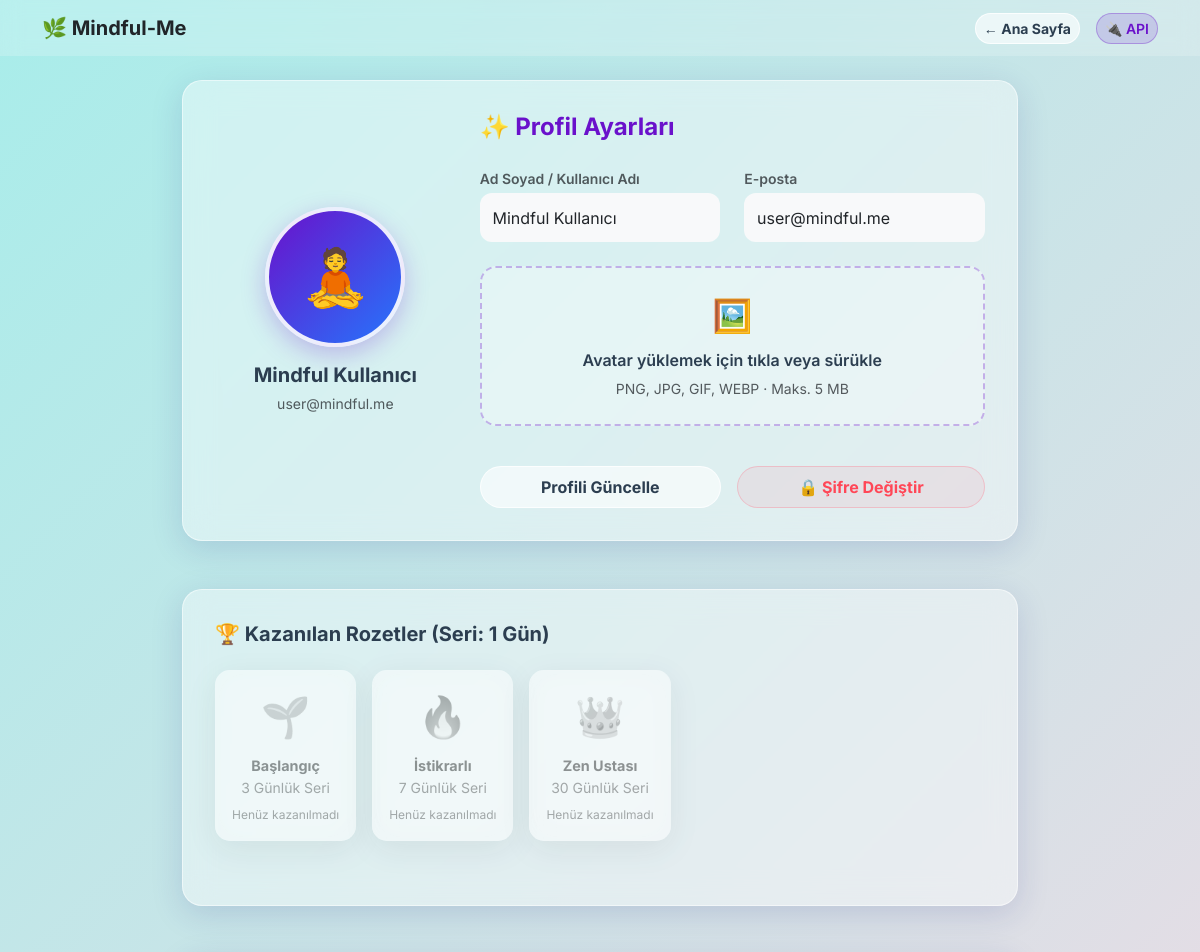
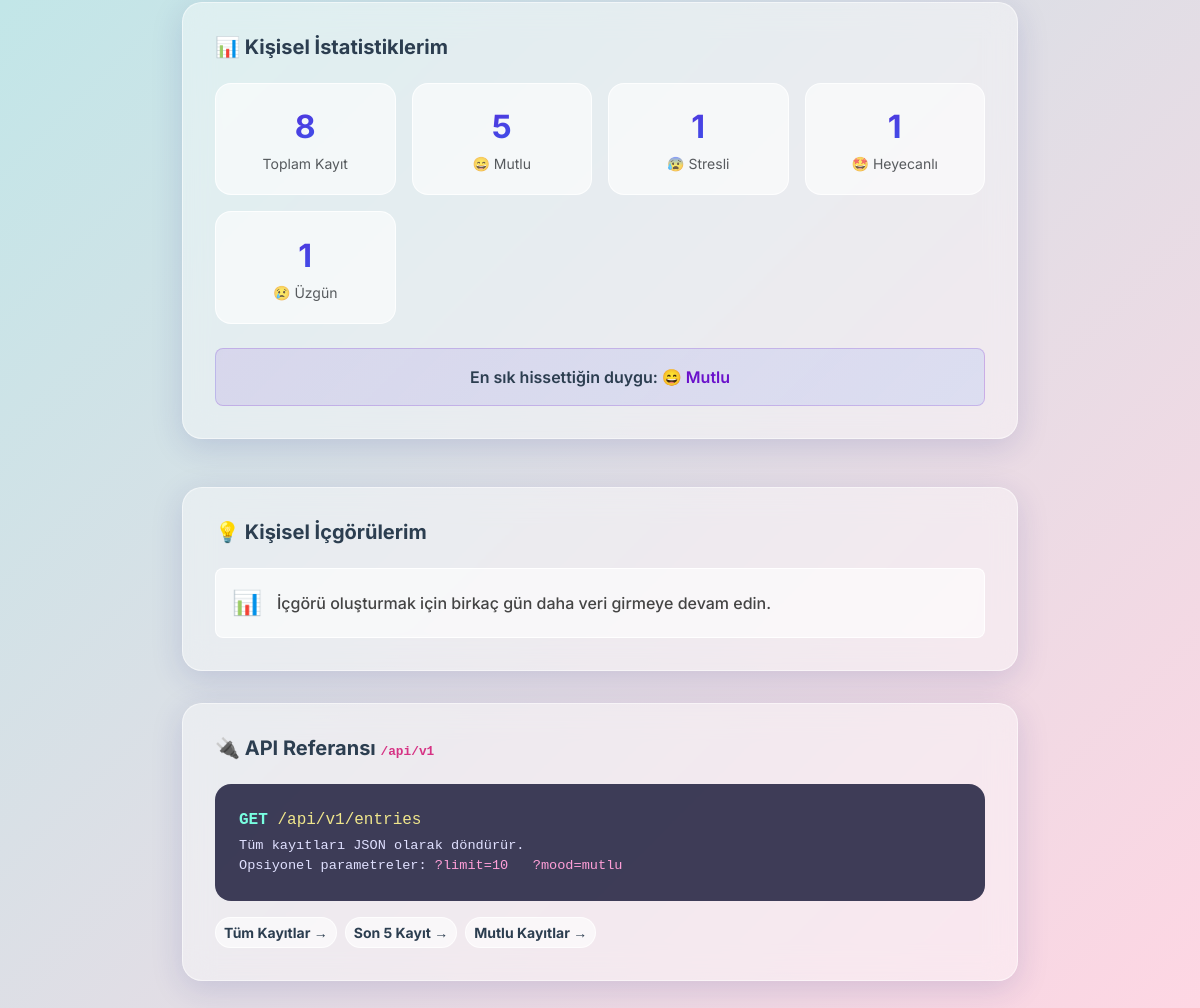
/profile, run on the app's committed database (2 pictures, top to bottom).
### app/models.py (models this page shows, shortened)
class User(db.Model):
    id = db.Column(db.Integer, primary_key=True)
    username = db.Column(db.String(64), index=True, unique=True)
    email = db.Column(db.String(120), index=True, unique=True)
    password_hash = db.Column(db.String(256))
    avatar_file = db.Column(db.String(120), nullable=False, default='default.png')
    streak_count = db.Column(db.Integer, default=0)
    last_entry_date = db.Column(db.Date, nullable=True)

class MoodEntry(db.Model):
    id = db.Column(db.Integer, primary_key=True)
    mood = db.Column(db.String(20), nullable=False)
    text = db.Column(db.Text, nullable=False)
    timestamp = db.Column(db.DateTime, index=True, default=db.func.now())
    ai_analysis = db.Column(db.String(255), nullable=True)
    ai_advice = db.Column(db.Text, nullable=True)
    ai_sentiment = db.Column(db.String(50), nullable=True)
    ai_score = db.Column(db.Integer, nullable=True)
    ai_keywords = db.Column(db.String(255), nullable=True)
    sleep_hours = db.Column(db.Float, nullable=True)
    stress_level = db.Column(db.Integer, nullable=True)
    activities = db.Column(db.String(255), nullable=True)
    bedtime = db.Column(db.Time, nullable=True)
    wakeup_time = db.Column(db.Time, nullable=True)
    sleep_quality = db.Column(db.Integer, nullable=True) # 1-5
    dream_note = db.Column(db.Text, nullable=True)
    caffeine_intake = db.Column(db.Integer, nullable=True)
    screen_time = db.Column(db.Integer, nullable=True)
    is_work_day = db.Column(db.Boolean, nullable=True, default=False)
    social_interaction_score = db.Column(db.Integer, nullable=True) # 1-5
    weather_condition = db.Column(db.String(50), nullable=True)
    notes = db.Column(db.Text, nullable=True)

### app/routes.py (the view)
@main.route('/profile', methods=['GET', 'POST'])
def profile():
    try:
        user = User.query.first()
        if not user:
            user = User(username=_('Mindful Kullanıcı'), email='user@mindful.me', avatar_file='default.png')
            db.session.add(user)
            db.session.commit()
    except Exception:
        db.session.rollback()
        class DummyUser:
            id = 1
            username = 'Mindful Kullanıcı'
            email = 'user@mindful.me'
            avatar_file = 'default.png'
            streak_count = 0
        user = DummyUser()
    form = ProfileForm()
    if form.validate_on_submit():
        try:
            user.username = form.username.data
            user.email = form.email.data
            file = form.avatar.data
            if file and file.filename:
                filename  = secure_filename(file.filename)
                ext       = os.path.splitext(filename)[1].lower() if '.' in filename else ''
                save_name = f"avatar_{user.id}{ext}"
                os.makedirs(AVATARS_DIR, exist_ok=True)
                file.save(os.path.join(AVATARS_DIR, save_name))
                user.avatar_file = save_name
            db.session.commit()
            flash(_('Profil başarıyla güncellendi! 🎉'), 'success')
        except Exception:
            db.session.rollback()
            flash(_('Profil güncellenirken hata oluştu (Veritabanı şema sorunu).'), 'danger')
        return redirect(url_for('main.profile'))
    elif request.method == 'GET':
        form.username.data = getattr(user, 'username', '')
        form.email.data = getattr(user, 'email', '')
    try:
        total_entries  = MoodEntry.query.count()
        all_entries = MoodEntry.query.all()
    except Exception:
        db.session.rollback()
        total_entries = 0
        all_entries = []
    mood_counts    = {}
    for e in all_entries:
        if getattr(e, 'mood', None):
            mood_counts[e.mood] = mood_counts.get(e.mood, 0) + 1
    best_mood      = max(mood_counts, key=mood_counts.get) if mood_counts else None
    avatar_file = getattr(user, 'avatar_file', 'default.png')
    avatar_url     = url_for('static', filename=f'avatars/{avatar_file}') \
                     if avatar_file and avatar_file != 'default.png' \
                     else None
    streak = getattr(user, 'streak_count', 0) or 0
    badges = [
        {'name': _('Başlangıç'), 'icon': '🌱', 'desc': _('3 Günlük Seri'), 'earned': streak >= 3},
        {'name': _('İstikrarlı'), 'icon': '🔥', 'desc': _('7 Günlük Seri'), 'earned': streak >= 7},
        {'name': _('Zen Ustası'), 'icon': '👑', 'desc': _('30 Günlük Seri'), 'earned': streak >= 30}
    ]
    insights = calculate_lifestyle_insights(all_entries)
    return render_template('profile.html', user=user, form=form,
                           total_entries=total_entries, mood_counts=mood_counts,
                           best_mood=best_mood, avatar_url=avatar_url, badges=badges,
                           insights=insights)

### app/forms.py
class ProfileForm(FlaskForm):
    username = StringField(_l('Ad Soyad / Kullanıcı Adı'), validators=[DataRequired()])
    email = StringField(_l('E-posta'), validators=[DataRequired(), Email()])
    avatar = FileField(_l('Avatar Yükle'), validators=[
        FileAllowed(['jpg', 'jpeg', 'png', 'gif', 'webp'], _l('Sadece resim dosyaları yüklenebilir!'))
    ])
    submit = SubmitField(_l('Profili Güncelle'))

### app/__init__.py (called while the page is built)
def get_locale():
    if 'language' in session:
        return session['language']
    return request.accept_languages.best_match(['tr', 'en'])

### app/templates/profile.html (shortened to what this page needs)
<!DOCTYPE html>
<html lang="tr">
<head>
    <link href="https://cdn.jsdelivr.net/npm/bootstrap@5.3.2/dist/css/bootstrap.min.css" rel="stylesheet">
</head>
<body>
    <nav class="navbar navbar-expand-lg navbar-light mb-4"
        style="background: rgba(255,255,255,0.2); backdrop-filter: blur(10px);">
        <div class="container">
            <a class="navbar-brand fw-bold text-dark" href="{{ url_for('main.index') }}">🌿 Mindful-Me</a>
            <div class="ms-auto d-flex align-items-center gap-3">
                <a href="{{ url_for('main.index') }}" class="btn btn-glass btn-sm">{{ _('← Ana Sayfa') }}</a>
                <a href="{{ url_for('main.api_entries') }}" target="_blank" class="btn btn-sm"
                    style="background: rgba(106,17,203,0.15); border: 1px solid rgba(106,17,203,0.3); border-radius:50px; color:#6a11cb; font-weight:600;">
                    🔌 {{ _('API') }}
                </a>
            </div>
        </div>
    </nav>
    <div class="container" style="max-width: 860px;">
        <div class="glass-card">
            <div class="row align-items-center g-4">
                <div class="col-md-4 text-center">
                    <div class="avatar-wrapper float-anim d-inline-block">
                        {% if avatar_url %}
                        <img src="{{ avatar_url }}" class="avatar-circle" alt="Avatar">
                        {% else %}
                        <div class="avatar-placeholder mx-auto">🧘</div>
                        {% endif %}
                    </div>
                    <h5 class="fw-bold mt-3 mb-1">{{ user.username }}</h5>
                    <small class="text-muted">{{ user.email }}</small>
                </div>
                <div class="col-md-8">
                    <h4 class="fw-bold mb-4" style="color:#6a11cb;">✨ {{ _('Profil Ayarları') }}</h4>
                    <form method="POST" enctype="multipart/form-data" id="profileForm">
                        <div class="row mb-4">
                            <div class="col-md-6">
                                {{ form.username.label(class_="form-label fw-semibold text-muted small mb-1") }}
                                {{ form.username(class_="form-control bg-light border-0", style="border-radius:12px;
                                padding:0.8rem;") }}
                            </div>
                            <div class="col-md-6 mt-3 mt-md-0">
                                {{ form.email.label(class_="form-label fw-semibold text-muted small mb-1") }}
                                {{ form.email(class_="form-control bg-light border-0", style="border-radius:12px;
                                padding:0.8rem;") }}
                            </div>
                        </div>
                        <label for="avatarInput" class="upload-zone w-100 mb-3">
                            <div class="fs-2 mb-2">🖼️</div>
                            <p class="fw-semibold mb-1">{{ _('Avatar yüklemek için tıkla veya sürükle') }}</p>
                            <small class="text-muted">{{ _('PNG, JPG, GIF, WEBP · Maks. 5 MB') }}</small>
                        </label>
                        <div class="d-flex flex-column flex-md-row gap-3 mt-4">
                            {{ form.submit(class_="btn btn-glass flex-grow-1 py-2") }}
                            <a href="{{ url_for('main.change_password') }}" class="btn flex-grow-1 py-2 fw-bold"
                                style="background: rgba(255,107,129,0.1); border: 1px solid rgba(255,107,129,0.3); color: #ff4757; border-radius: 50px; transition: all 0.3s;">
                                🔒 {{ _('Şifre Değiştir') }}
                            </a>
                        </div>
                    </form>
                </div>
            </div>
        </div>
        <div class="glass-card mt-5">
            <h5 class="fw-bold mb-4">🏆 {{ _('Kazanılan Rozetler (Seri: %(count)s Gün)', count=(user.streak_count if
                user and user.streak_count else 0)) }}</h5>
            <div class="d-flex flex-wrap gap-3">
                {% for badge in badges %}
                <div class="glass-card text-center p-3"
                    style="min-width: 120px; border-radius: 15px; background: rgba(255,255,255,0.9); {% if not badge.earned %}opacity: 0.5; filter: grayscale(100%);{% endif %}">
                    <div style="font-size: 2.5rem;">{{ badge.icon }}</div>
                    <div class="fw-bold mt-2" style="font-size: 0.9rem; color: #6a11cb;">{{ badge.name }}</div>
                    <div class="text-muted small">{{ badge.desc }}</div>
                    {% if not badge.earned %}
                    <div class="text-muted small mt-2" style="font-size: 0.75rem;">{{ _('Henüz kazanılmadı') }}</div>
                    {% endif %}
                </div>
                {% endfor %}
            </div>
        </div>
        <div class="glass-card mt-5">
            <h5 class="fw-bold mb-4">📊 {{ _('Kişisel İstatistiklerim') }}</h5>
            <div class="row g-3">
                <div class="col-6 col-md-3">
                    <div class="stat-badge">
                        <div class="stat-num">{{ total_entries }}</div>
                        <small class="text-muted">{{ _('Toplam Kayıt') }}</small>
                    </div>
                </div>
                {% set mood_emojis = {'mutlu':'😄','sakin':'😌','stresli':'😰','uzgun':'😢','heyecanli':'🤩'} %}
                {% set mood_labels =
                {'mutlu':_('Mutlu'),'sakin':_('Sakin'),'stresli':_('Stresli'),'uzgun':_('Üzgün'),'heyecanli':_('Heyecanlı')}
                %}
                {% for mood_key, count in mood_counts.items() %}
                <div class="col-6 col-md-3">
                    <div class="stat-badge">
                        <div class="stat-num">{{ count }}</div>
                        <small class="text-muted">{{ mood_emojis.get(mood_key,'❓') }} {{ mood_labels.get(mood_key,
                            mood_key) }}</small>
                    </div>
                </div>
                {% endfor %}
            </div>
            {% if best_mood %}
            <div class="mt-4 p-3 rounded-3 text-center" style="background:linear-gradient(135deg,rgba(106,17,203,0.1),rgba(37,117,252,0.1));
                         border:1px solid rgba(106,17,203,0.2);">
                <p class="mb-0 fw-semibold">
                    {{ _('En sık hissettiğin duygu:') }}
                    <span style="color:#6a11cb;">{{ mood_emojis.get(best_mood,'') }} {{ mood_labels.get(best_mood,
                        best_mood) }}</span>
                </p>
            </div>
            {% endif %}
        </div>
        <div class="glass-card mt-5">
            <h5 class="fw-bold mb-4">💡 {{ _('Kişisel İçgörülerim') }}</h5>
            <div class="d-flex flex-column gap-3">
                {% if insights %}
                {% for insight in insights %}
                <div class="p-3 rounded-3"
                    style="background: rgba(255, 255, 255, 0.6); border: 1px solid rgba(255, 255, 255, 0.9);">
                    <div class="d-flex align-items-center">
                        <span style="font-size: 1.5rem; margin-right: 15px;">{{ insight.icon }}</span>
                        <span style="font-weight: 500; color: #444;">{{ insight.text }}</span>
                    </div>
                </div>
                {% endfor %}
                {% else %}
                <p class="text-muted mb-0">{{ _('İçgörü verisi bulunamadı.') }}</p>
                {% endif %}
            </div>
        </div>
        <div class="glass-card">
            <h5 class="fw-bold mb-4">🔌 {{ _('API Referansı') }} <code style="font-size:0.8rem;">/api/v1</code></h5>
            <div class="api-card mb-3">
                <p class="mb-1">
                    <span class="method">GET</span>
                    <span class="url"> /api/v1/entries</span>
                </p>
                <p class="mb-0" style="font-size:0.85rem;">
                    {{ _('Tüm kayıtları JSON olarak döndürür.') }}<br>
                    {{ _('Opsiyonel parametreler:') }}
                    <span class="param">?limit=10</span> &nbsp;
                    <span class="param">?mood=mutlu</span>
                </p>
            </div>
            <div class="d-flex gap-2 flex-wrap">
                <a href="{{ url_for('main.api_entries') }}" target="_blank" class="btn btn-glass btn-sm">{{ _('Tüm
                    Kayıtlar →') }}</a>
                <a href="{{ url_for('main.api_entries') }}?limit=5" target="_blank" class="btn btn-glass btn-sm">{{
                    _('Son 5 Kayıt →') }}</a>
                <a href="{{ url_for('main.api_entries') }}?mood=mutlu" target="_blank" class="btn btn-glass btn-sm">{{
                    _('Mutlu Kayıtlar →') }}</a>
            </div>
        </div>
    </div>
</body>
</html>

### app/templates/profile.html (style rules this page uses)
body { background: linear-gradient(135deg, #a8edea 0%, #fed6e3 100%); font-family: 'Inter', sans-serif; min-height: 100vh; color: #2c3e50; }
.glass-card { background: rgba(255, 255, 255, 0.4); backdrop-filter: blur(15px); -webkit-backdrop-filter: blur(15px); border: 1px solid rgba(255, 255, 255, 0.5); border-radius: 20px; box-shadow: 0 8px 32px rgba(31, 38, 135, 0.15); padding: 2rem; margin-bottom: 2rem; }
.btn-glass { background: rgba(255, 255, 255, 0.6); border: 1px solid rgba(255, 255, 255, 0.8); color: #2c3e50; font-weight: bold; border-radius: 50px; transition: all 0.3s; }
.avatar-wrapper { position: relative; display: inline-block; }
.avatar-placeholder { width: 140px; height: 140px; border-radius: 50%; background: linear-gradient(135deg, #6a11cb, #2575fc); display: flex; align-items: center; justify-content: center; font-size: 3.5rem; border: 4px solid rgba(255, 255, 255, 0.9); box-shadow: 0 8px 25px rgba(106, 17, 203, 0.25); transition: transform 0.3s; }
.upload-zone { border: 2px dashed rgba(106, 17, 203, 0.3); border-radius: 16px; padding: 1.5rem; text-align: center; background: rgba(255, 255, 255, 0.3); cursor: pointer; transition: all 0.3s; }
.stat-badge { background: rgba(255, 255, 255, 0.6); border: 1px solid rgba(255, 255, 255, 0.8); border-radius: 16px; padding: 1.2rem 1rem; text-align: center; transition: transform 0.2s; }
.stat-badge .stat-num { font-size: 2rem; font-weight: 700; background: linear-gradient(135deg, #6a11cb, #2575fc); -webkit-background-clip: text; -webkit-text-fill-color: transparent; }
.api-card { background: rgba(30, 30, 60, 0.85); border-radius: 16px; padding: 1.5rem; color: #e0e0ff; font-family: 'Courier New', monospace; }
.api-card .method { color: #79ffe1; font-weight: 700; }
.api-card .url { color: #f0e68c; }
.api-card .param { color: #ff9fd8; }
.float-anim { animation: float 3s ease-in-out infinite; }

### data on the page
User: username "Mindful Kullanıcı", email "user@mindful.me"
MoodEntry: count "5", get "😄", mood "Mutlu"
MoodEntry: count "1", get "😰", mood "Stresli"
MoodEntry: count "1", get "🤩", mood "Heyecanlı"
MoodEntry: count "1", get "😢", mood "Üzgün"

### other printed values
{{ badge.icon }} "🌱" "🔥" "👑"
{{ badge.name }} "Başlangıç" "İstikrarlı" "Zen Ustası"
{{ badge.desc }} "3 Günlük Seri" "7 Günlük Seri" "30 Günlük Seri"
{{ total_entries }} "8"
{{ insight.icon }} "📊"
{{ insight.text }} "İçgörü oluşturmak için birkaç gün daha veri girmeye devam edin."
